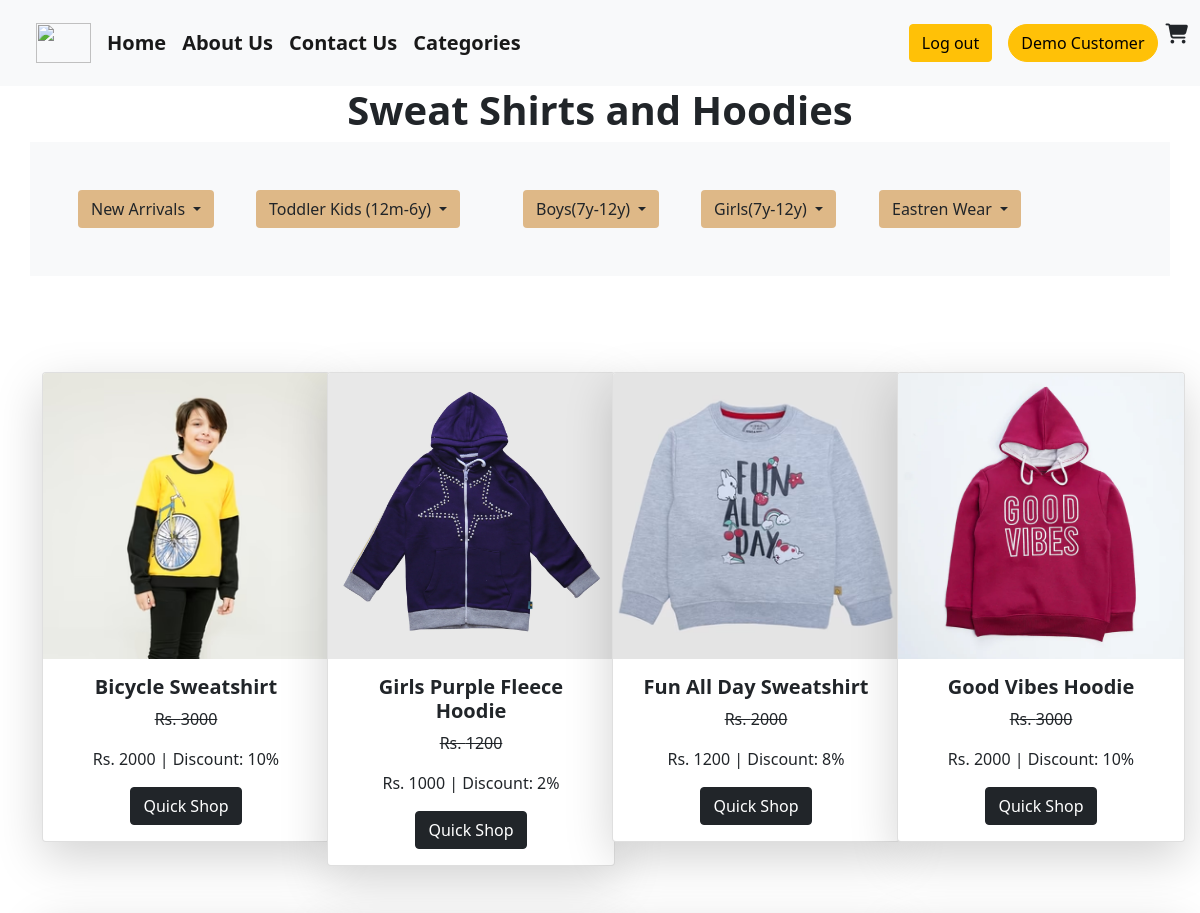
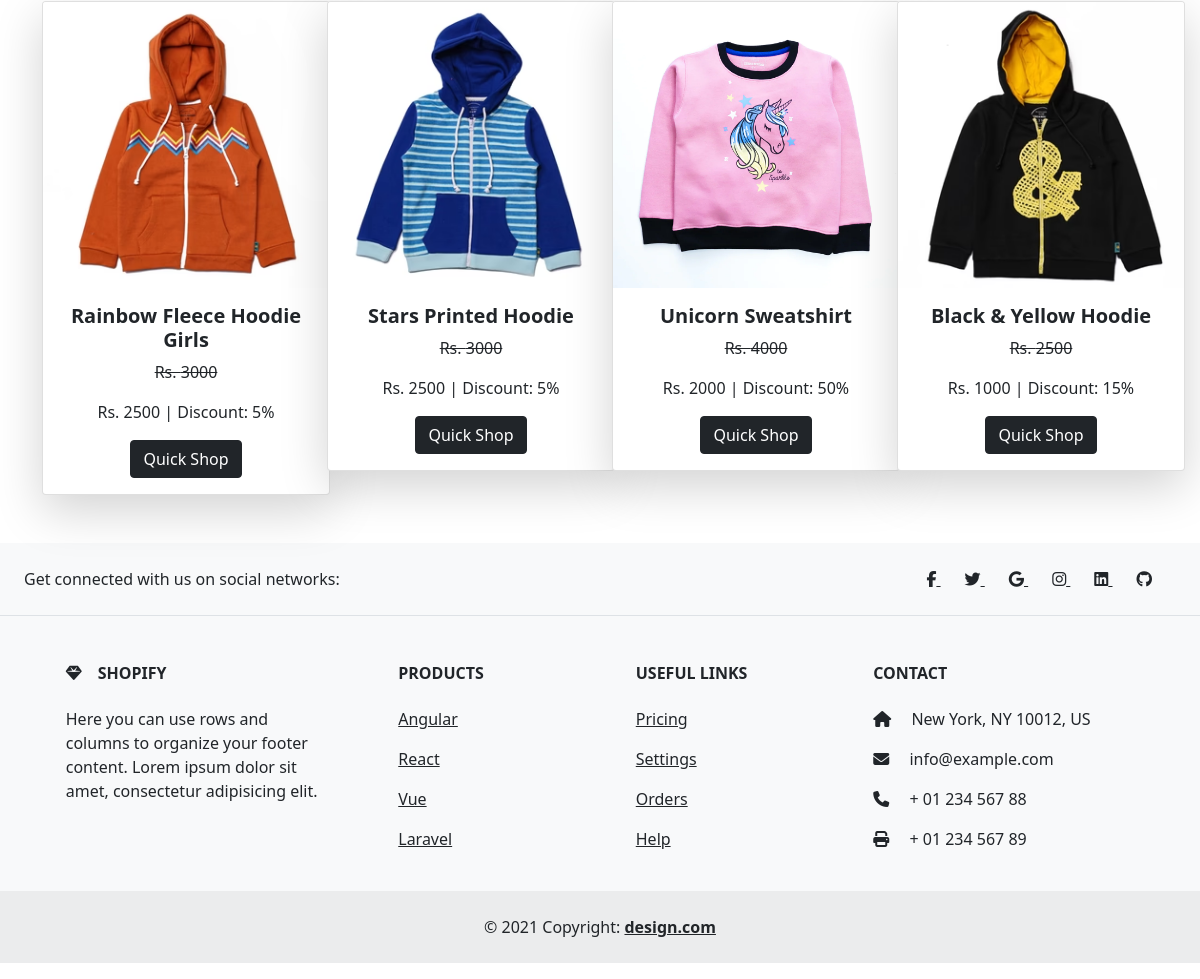
The app's page /toddler-hoddies.php (signed in) with its own data (2 pictures, top to bottom).
### tables this page shows
CREATE TABLE `k_details` (
  `id` int(255) NOT NULL AUTO_INCREMENT,
  `name` varchar(255) NOT NULL,
  `description` varchar(255) NOT NULL,
  `dead` varchar(255) NOT NULL,
  `sale` varchar(255) NOT NULL,
  `total` varchar(255) NOT NULL,
  `category` varchar(255) NOT NULL,
  `sub-category` varchar(255) NOT NULL,
  `image` varchar(255) NOT NULL,
  PRIMARY KEY (`id`)
);

### helpers.php (called while the page is built, shortened)
<?php
if (!function_exists('esc')) {
    function e($value)
    {
        return htmlspecialchars((string) $value, ENT_QUOTES, 'UTF-8');
    }
}

### toddler-hoddies.php (the view, shortened to what this page needs)
<?php require_once __DIR__ . '/helpers.php'; ?>
<?php
if (!isset($_SESSION['aid'])) {
    header('location:loginn.php'); exit;
} else {
    $name = $_SESSION['name'];
}
?>
<!DOCTYPE html>
<html lang="en">
<head>
    <link href="https://cdn.jsdelivr.net/npm/bootstrap@5.0.2/dist/css/bootstrap.min.css" rel="stylesheet">
    <link rel="stylesheet" href="https://cdnjs.cloudflare.com/ajax/libs/font-awesome/6.4.2/css/all.min.css">
</head>
<body>
    <nav class="navbar navbar-expand-lg navbar-light bg-light">
        <div class="container-fluid fw-bold">
            <a class="navbar-brand ms-4 rounded-circle" href="#"> <img src="./shopping-cart.png" alt="" height="40px" width="55px"></a>
            <div class="collapse navbar-collapse" id="navbarSupportedContent">
                <ul class="navbar-nav me-auto mb-2 mb-lg-0">
                    <li class="nav-item">
                        <a class="navbar-brand" href="./index1.php">Home</a>
                    </li>
                    <li class="nav-item">
                        <a class="navbar-brand" href="./about1.php">About Us</a>
                    </li>
                    <li class="nav-item">
                        <a class="navbar-brand" href="./contect1.php">Contact Us</a>
                    </li>
                    <li class="nav-item">
                        <a class="navbar-brand" href="./categories1.php">Categories</a>
                    </li>
                </ul>
                <ul style="list-style-type: none;" class="mt-3">
                    <li class="nav-item">
                        <a class="navbar-brand" href="./logout.php"><button class="btn btn-warning">Log out</button></a>
                    </li>
                </ul>
                <form class="d-flex">
                <button class="btn btn-warning rounded-pill me-2"><?php echo e($name); ?></button>
                    <i class="fa fa-cart-shopping fs-5"></i>
                </form>
            </div>
        </div>
    </nav>
    <div class="container">
        <div class="row">
            <div class="col-lg-12 col-md-12">
                <h1 class="text-center fw-bold">Sweat Shirts and Hoodies</h1>
            </div>
        </div>
    </div>
    <div class="container bg-light p-5">
        <div class="dropdwn row">
            <div class=" arrival col-lg-2 col-md-4">
                <div class="dropdown">
                    <button class="btn dropdown-toggle" type="button" id="dropdownMenuButton1" data-bs-toggle="dropdown" aria-expanded="false" style="background-color:burlywood;">
                        New Arrivals
                    </button>
                </div>
            </div>
            <div class="toddler-kids col-lg-3 col-md-4">
                <div class="dropdown">
                    <button class="btn dropdown-toggle" type="button" id="dropdownMenuButton1" data-bs-toggle="dropdown" aria-expanded="false" style="background-color:burlywood;">
                        Toddler Kids <span>(12m-6y)</span>
                    </button>
                </div>
            </div>
            <div class="drp-boys col-lg-2 col-md-4">
                <div class="dropdown">
                    <button class="btn dropdown-toggle" type="button" id="dropdownMenuButton1" data-bs-toggle="dropdown" aria-expanded="false" style="background-color:burlywood;">
                        Boys<span>(7y-12y)</span>
                    </button>
                </div>
            </div>
            <div class="drp-girls col-lg-2 col-md-4">
                <div class="dropdown">
                    <button class="btn dropdown-toggle" type="button" id="dropdownMenuButton1" data-bs-toggle="dropdown" aria-expanded="false" style="background-color:burlywood;">
                        Girls<span>(7y-12y)</span>
                    </button>
                </div>
            </div>
            <div class="eastren col-lg-2 col-md-4">
                <div class="dropdown">
                    <button class="btn dropdown-toggle" type="button" id="dropdownMenuButton1" data-bs-toggle="dropdown" aria-expanded="false" style="background-color:burlywood;">
                        Eastren Wear
                    </button>
                </div>
            </div>
        </div>
    </div>
    <div class="container mt-5">
        <div class="row">
            <?php
            include 'conn.php';
            $select = "SELECT * FROM `k_details` WHERE `category` = 'hoodies'";
            $query = mysqli_query($conn, $select);
            while ($result = mysqli_fetch_array($query)) {
            ?>
                <div class="col-lg-3 col-md-6 text-center mt-5">
                    <div class="card shadow-lg" style="width: 18rem;">
                        <img src="./admin/upload/<?php echo e($result['image']); ?>" class="card-img-top" alt="...">
                        <div class="card-body">
                            <h5 class="card-title fw-bold"><?php echo e($result['name'])?></h5>
                            <p class="card-text"> <strike>Rs. <?php echo e($result['dead'])?></strike></p>
                            <p class="card-text"> Rs. <?php echo e($result['sale'])?> <span> | Discount: <?php echo e($result['total'])?></span></p>
                            <a href="add-to-cart.php?id=<?php echo e($result['id']); ?>" class="btn btn-dark">Quick Shop</a>
                        </div>
                    </div>
                </div>
            <?php
            }
            ?>
        </div>
    </div>
    <footer class="text-center text-lg-start bg-light text-dark mb-3 mt-5">
        <section class="d-flex justify-content-center justify-content-lg-between p-4 border-bottom">
            <div class="me-5 d-none d-lg-block">
                <span>Get connected with us on social networks:</span>
            </div>
            <div>
                <a href="" class="me-4 text-reset">
                    <i class="fab fa-facebook-f"></i>
                </a>
                <a href="" class="me-4 text-reset">
                    <i class="fab fa-twitter"></i>
                </a>
                <a href="" class="me-4 text-reset">
                    <i class="fab fa-google"></i>
                </a>
                <a href="" class="me-4 text-reset">
                    <i class="fab fa-instagram"></i>
                </a>
                <a href="" class="me-4 text-reset">
                    <i class="fab fa-linkedin"></i>
                </a>
                <a href="" class="me-4 text-reset">
                    <i class="fab fa-github"></i>
                </a>
            </div>
        </section>
        <section class="">
            <div class="container text-center text-md-start mt-5">
                <div class="row mt-3">
                    <div class="col-md-3 col-lg-4 col-xl-3 mx-auto mb-4">
                        <h6 class="text-uppercase fw-bold mb-4">
                            <i class="fas fa-gem me-3"></i>Shopify
                        </h6>
                        <p>
                            Here you can use rows and columns to organize your footer content. Lorem ipsum
                            dolor sit amet, consectetur adipisicing elit.
                        </p>
                    </div>
                    <div class="col-md-2 col-lg-2 col-xl-2 mx-auto mb-4">
                        <h6 class="text-uppercase fw-bold mb-4">
                            Products
                        </h6>
                        <p>
                            <a href="#!" class="text-reset">Angular</a>
                        </p>
                        <p>
                            <a href="#!" class="text-reset">React</a>
                        </p>
                        <p>
                            <a href="#!" class="text-reset">Vue</a>
                        </p>
                        <p>
                            <a href="#!" class="text-reset">Laravel</a>
                        </p>
                    </div>
                    <div class="col-md-3 col-lg-2 col-xl-2 mx-auto mb-4">
                        <h6 class="text-uppercase fw-bold mb-4">
                            Useful links
                        </h6>
                        <p>
                            <a href="#!" class="text-reset">Pricing</a>
                        </p>
                        <p>
                            <a href="#!" class="text-reset">Settings</a>
                        </p>
                        <p>
                            <a href="#!" class="text-reset">Orders</a>
                        </p>
                        <p>
                            <a href="#!" class="text-reset">Help</a>
                        </p>
                    </div>
                    <div class="col-md-4 col-lg-3 col-xl-3 mx-auto mb-md-0 mb-4">
                        <h6 class="text-uppercase fw-bold mb-4">Contact</h6>
                        <p><i class="fas fa-home me-3"></i> New York, NY 10012, US</p>
                        <p>
                            <i class="fas fa-envelope me-3"></i>
                            info@example.com
                        </p>
                        <p><i class="fas fa-phone me-3"></i> + 01 234 567 88</p>
                        <p><i class="fas fa-print me-3"></i> + 01 234 567 89</p>
                    </div>
                </div>
            </div>
        </section>
        <div class="text-center p-4" style="background-color: rgba(0, 0, 0, 0.05);">
            © 2021 Copyright:
            <a class="text-reset fw-bold" href="">design.com</a>
        </div>
    </footer>
</body>
</html>

### records on screen
k_details: image (picture), name "Bicycle Sweatshirt", dead "3000", sale "2000", total "10%"
k_details: image (picture), name "Girls Purple Fleece Hoodie", dead "1200", sale "1000", total "2%"
k_details: image (picture), name "Fun All Day Sweatshirt", dead "2000", sale "1200", total "8%"
k_details: image (picture), name "Good Vibes Hoodie", dead "3000", sale "2000", total "10%"
k_details: image (picture), name "Rainbow Fleece Hoodie Girls", dead "3000", sale "2500", total "5%"
k_details: image (picture), name "Stars Printed Hoodie", dead "3000", sale "2500", total "5%"
k_details: image (picture), name "Unicorn Sweatshirt", dead "4000", sale "2000", total "50%"
k_details: image (picture), name "Black & Yellow Hoodie", dead "2500", sale "1000", total "15%"

### other values on screen
$name "Demo Customer"
